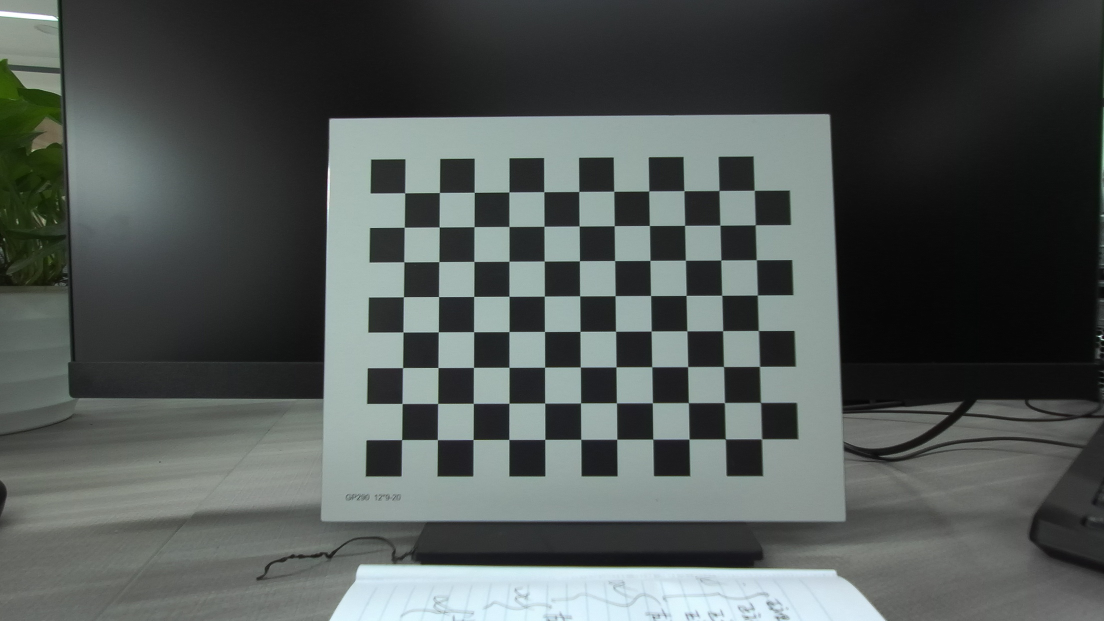
#> input picture Camera_calibration/image/right/img0.jpg, 2208 x 1242 px (shown at 1/2 size); its folder holds 5 pictures in this run
$ python camera_calibration_RGB.py
#> lines starting #> are read from the running program, lines starting #| are printed output that depends on the picture; after the words box and inside, x2 and y2 are one past the last pixel; in counts of white or black regions, pixels touching at a corner belong together
### Camera_calibration/calibration_helper.py
# -*- coding: utf-8 -*-
"""
Calibrate the Camera with Zhang Zhengyou Method.
"""

import os
import glob

import cv2
import numpy as np


class Calibrator(object):
    def __init__(self, img_dir, shape_inner_corner, size_grid, visualization=True):
        """
        --parameters--
        img_dir: the directory that save images for calibration, str
        shape_inner_corner: the shape of inner corner, Array of int, (h, w)
        size_grid: the real size of a grid in calibrator, float
        visualization: whether visualization, bool
        """
#> called with img_dir = './image/right', shape_inner_corner = (11, 8), size_grid = 0.02, visualization = True
        self.img_dir = img_dir
        self.shape_inner_corner = shape_inner_corner
        self.size_grid = size_grid
        self.visualization = visualization
        self.mat_intri = None # intrinsic matrix
        self.coff_dis = None # cofficients of distortion

        # create the conner in world space
        w, h = shape_inner_corner
        # cp_int: corner point in int form, save the coordinate of corner points in world sapce in 'int' form
        # like (0,0,0), (1,0,0), (2,0,0) ...., (10,7,0)
        cp_int = np.zeros((w * h, 3), np.float32)
        cp_int[:,:2] = np.mgrid[0:w,0:h].T.reshape(-1,2)
        # cp_world: corner point in world space, save the coordinate of corner points in world space
        self.cp_world = cp_int * size_grid

        # images
        self.img_paths = []
        for extension in ["jpg", "png", "jpeg"]:
            self.img_paths += glob.glob(os.path.join(img_dir, "*.{}".format(extension)))
#> pass 2 of the loop in __init__, `for extension in ["jpg", "png", "jpeg"]:`:
#> pass 3 of the loop in __init__, `for extension in ["jpg", "png", "jpeg"]:`:
        assert len(self.img_paths), "No images for calibration found!"


    def calibrate_camera(self):
        w, h = self.shape_inner_corner
        # criteria: only for subpix calibration, which is not used here
        # criteria = (cv2.TERM_CRITERIA_EPS + cv2.TERM_CRITERIA_MAX_ITER, 30, 0.001)
        points_world = [] # the points in world space
        points_pixel = [] # the points in pixel space (relevant to points_world)
        for img_path in self.img_paths:
            img = cv2.imread(img_path)
#> img is the input picture: shape (1242, 2208, 3); mean B, G, R 84.8, 86.8, 80.6
            gray_img = cv2.cvtColor(img, cv2.COLOR_BGR2GRAY)
            # find the corners, cp_img: corner points in pixel space
            ret, cp_img = cv2.findChessboardCorners(gray_img, (w, h), None)
#> ret = True; cp_img = 88 rows, first 8: [809.8, 386.7], [879.3, 385.4], [949, 385.3], [1018.4, 384.3], [1088.3, 384.5], [1158.3, 383.6], [1228.3, 383], [1298.3, 382.4]
            # if ret is True, save
            if ret:
                # cv2.cornerSubPix(gray_img, cp_img, (11,11), (-1,-1), criteria)
                points_world.append(self.cp_world)
                points_pixel.append(cp_img)
                # view the corners
                if self.visualization:
                    cv2.drawChessboardCorners(img, (w, h), cp_img, ret)
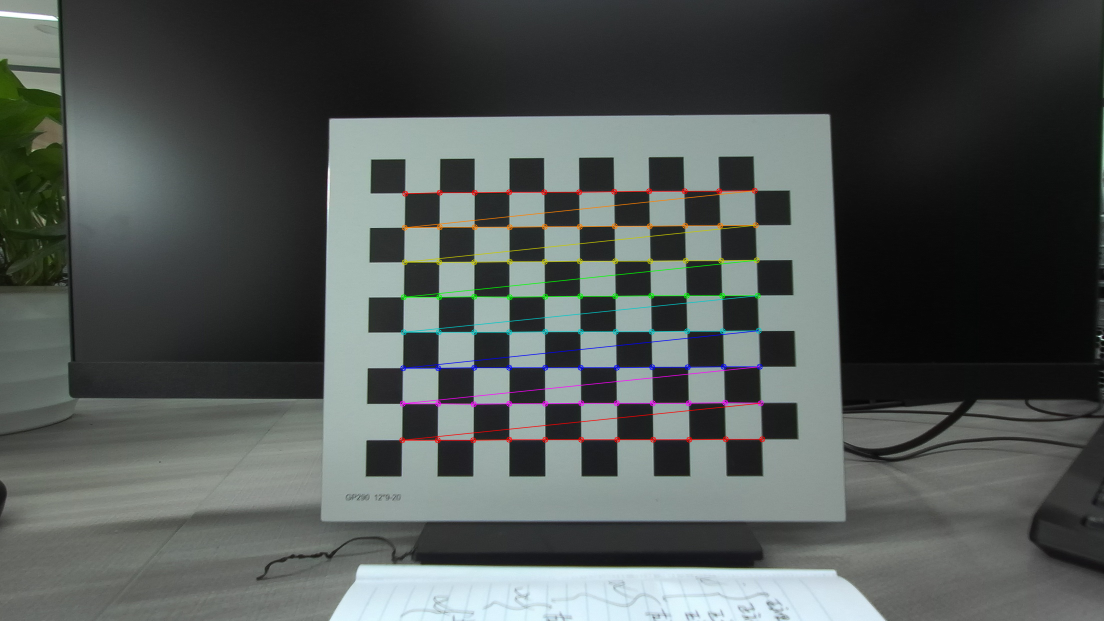
#> img: shape (1242, 2208, 3) (shown at 1/2 size); 1.42% of pixels changed, all inside (x1, y1, x2, y2) = (798, 375, 1531, 887)
                    cv2.imshow('FoundCorners', img)
                    cv2.waitKey(500)
#> pass 2 of the loop in calibrate_camera, `for img_path in self.img_paths:`:
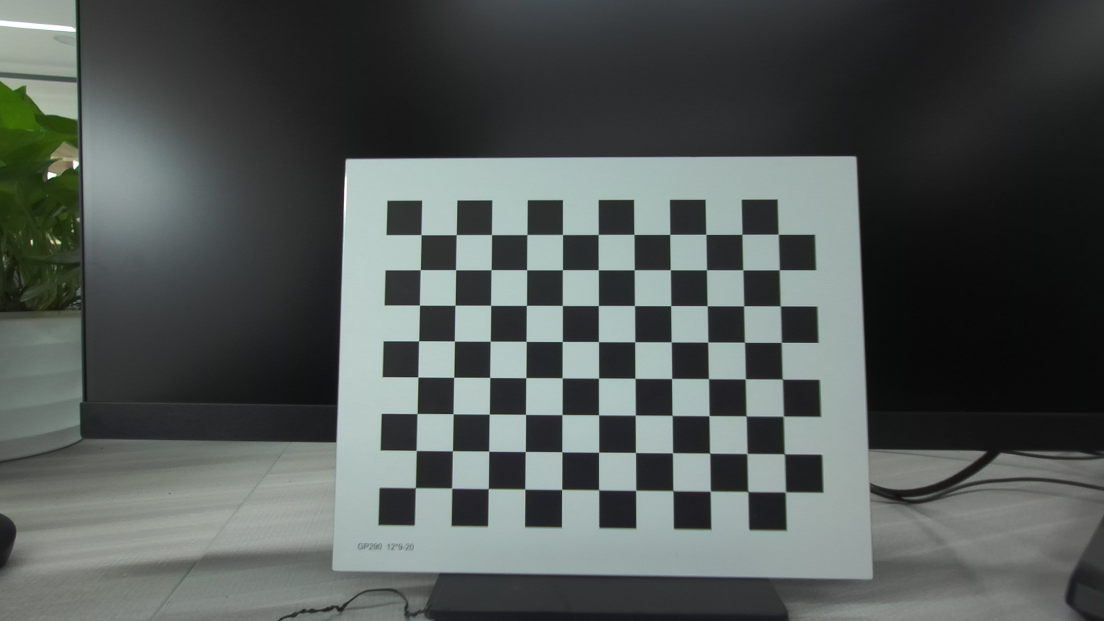
#> input picture Camera_calibration/image/right/img1.jpg, 2208 x 1242 px (shown at 1/2 size)
#> in calibrate_camera, img is the input picture: shape (1242, 2208, 3); mean B, G, R 85.9, 88, 82
#> cp_img = 88 rows, first 8: [842.8, 470], [913.3, 469.6], [983.7, 469.8], [1054.1, 470], [1125.5, 469.7], [1196.6, 469.5], [1268.3, 469.4], [1340.1, 469.5]
#> in calibrate_camera, `cv2.drawChessboardCorners(img, (w, h), cp_img, ret)`:
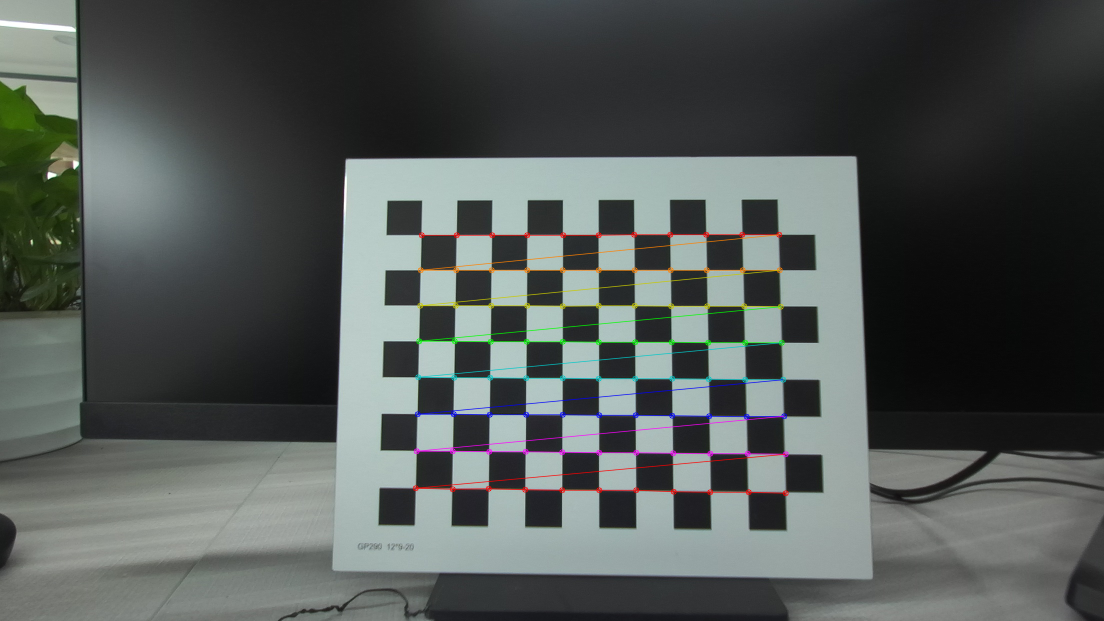
#> img: shape (1242, 2208, 3) (shown at 1/2 size); 1.45% of pixels changed, all inside (x1, y1, x2, y2) = (825, 463, 1578, 993)
#> pass 3 of the loop in calibrate_camera, `for img_path in self.img_paths:`:
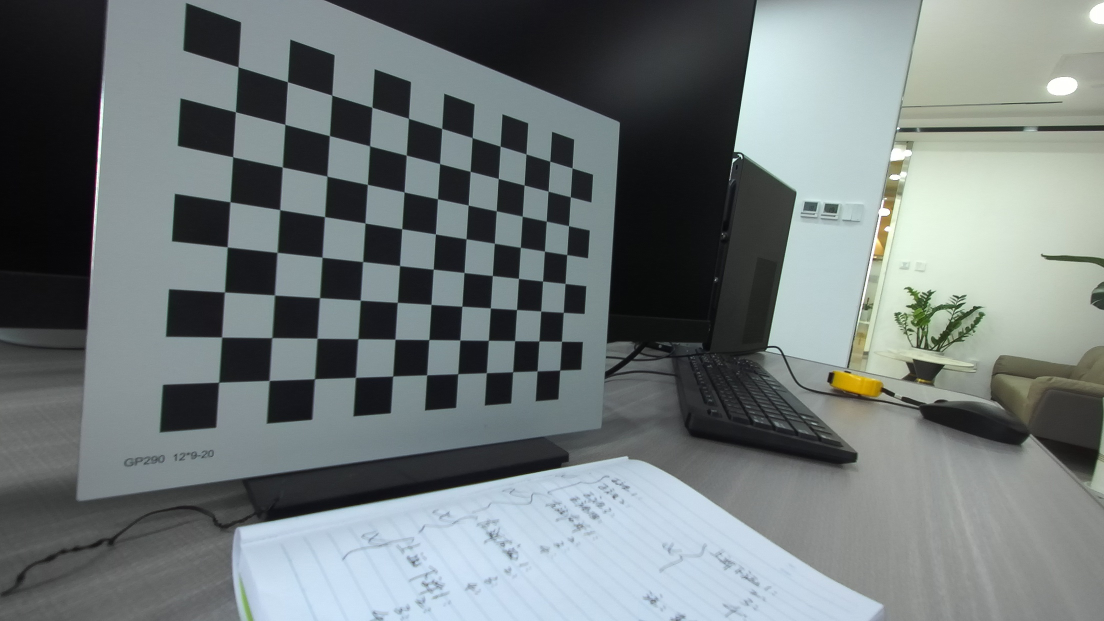
#> input picture Camera_calibration/image/right/img10.jpg, 2208 x 1242 px (shown at 1/2 size)
#> in calibrate_camera, img is the input picture: shape (1242, 2208, 3); mean B, G, R 121.6, 121.2, 113.2
#> in calibrate_camera, `gray_img = cv2.cvtColor(img, cv2.COLOR_BGR2GRAY)`:
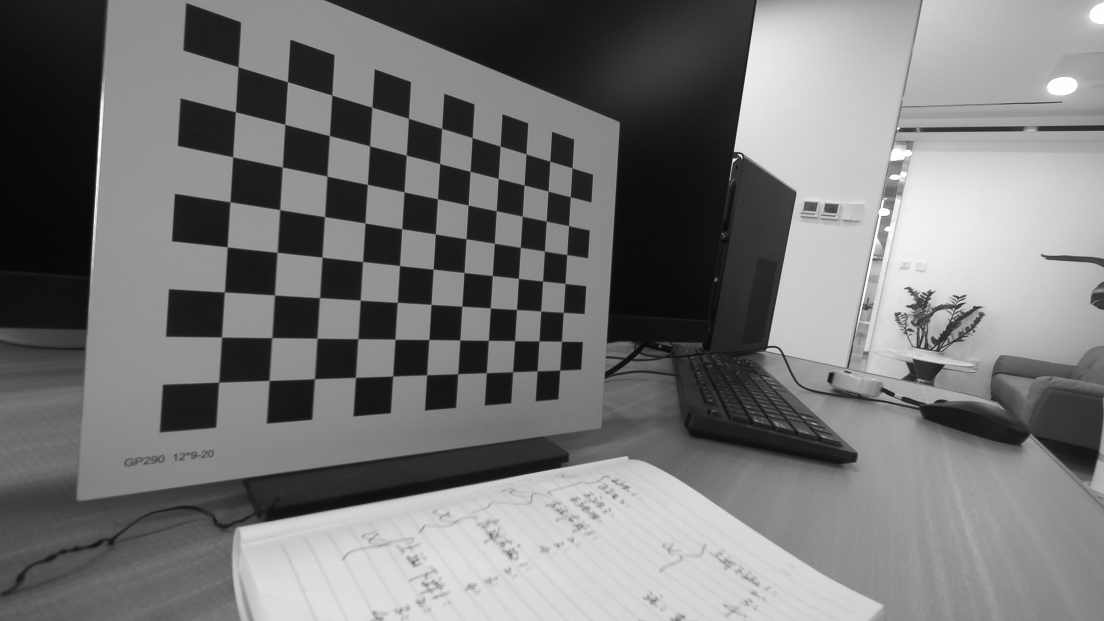
#> gray_img: shape (1242, 2208) (shown at 1/2 size); min 3, max 255, mean 118.8
#> cp_img = 88 rows, first 8: [476.3, 134.5], [574.7, 163.8], [664, 191], [745.3, 215.8], [818.1, 237], [884.4, 257.9], [945.3, 274.5], [1000.6, 292.8]
#> in calibrate_camera, `cv2.drawChessboardCorners(img, (w, h), cp_img, ret)`:
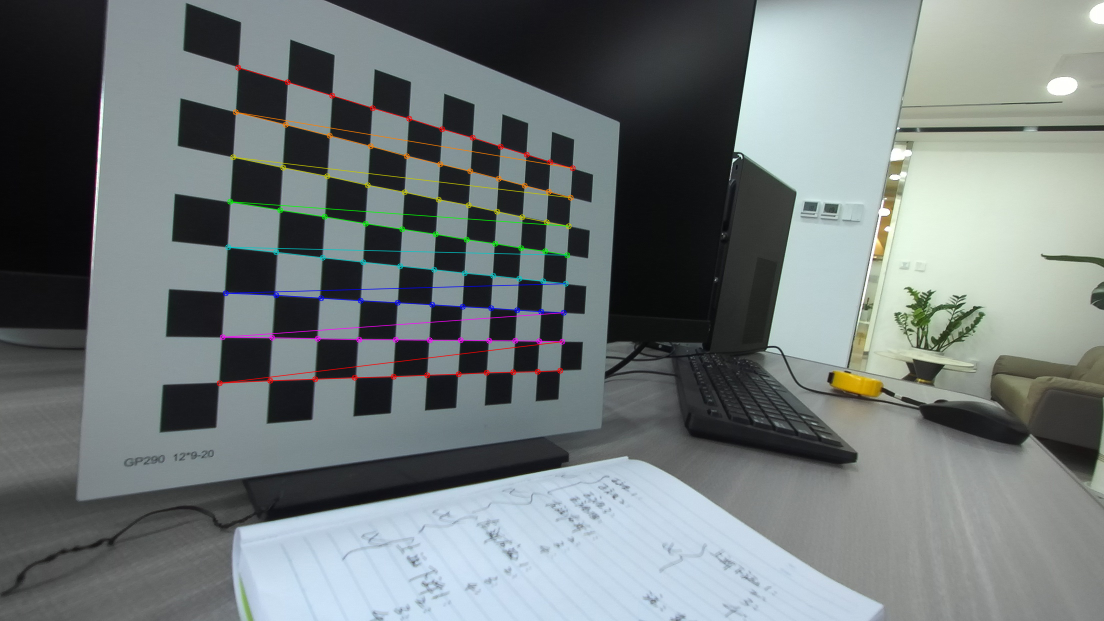
#> img: shape (1242, 2208, 3) (shown at 1/2 size); 1.36% of pixels changed, all inside (x1, y1, x2, y2) = (433, 129, 1152, 773)
#> the loop made 5 passes; the first 3 are shown

        # calibrate the camera
        ret, mat_intri, coff_dis, v_rot, v_trans = cv2.calibrateCamera(points_world, points_pixel, gray_img.shape[::-1], None, None)
        print ("ret: {}".format(ret))
        print ("intrinsic matrix: \n {}".format(mat_intri))
        # in the form of (k_1, k_2, p_1, p_2, k_3)
        print ("distortion cofficients: \n {}".format(coff_dis))
        print ("rotation vectors: \n {}".format(v_rot))
        print ("translation vectors: \n {}".format(v_trans))

        # calculate the error of reproject
        total_error = 0
        for i in range(len(points_world)):
            points_pixel_repro, _ = cv2.projectPoints(points_world[i], v_rot[i], v_trans[i], mat_intri, coff_dis)
            error = cv2.norm(points_pixel[i], points_pixel_repro, cv2.NORM_L2) / len(points_pixel_repro)
            total_error += error
        print("Average error of reproject: {}".format(total_error / len(points_world)))

        self.mat_intri = mat_intri
        self.coff_dis = coff_dis
        return mat_intri, coff_dis


    # [17 lines left out: function dedistortion, not called in this run]

### Camera_calibration/camera_calibration_RGB.py
# -*- coding: utf-8 -*-
"""
Calibrate the Camera with Zhang Zhengyou Method.
image with distortion
"""

import os

from calibration_helper import Calibrator
import pyzed.sl as sl
import cv2
import numpy as np


def main():
    img_dir = "./image/right"
    shape_inner_corner = (11, 8)
    size_grid = 0.02
    # create calibrator
    calibrator = Calibrator(img_dir, shape_inner_corner, size_grid)
    # calibrate the camera
    mat_intri, coff_dis = calibrator.calibrate_camera()


    #
    #
    image = cv2.imread('./image/right/img14.jpg')
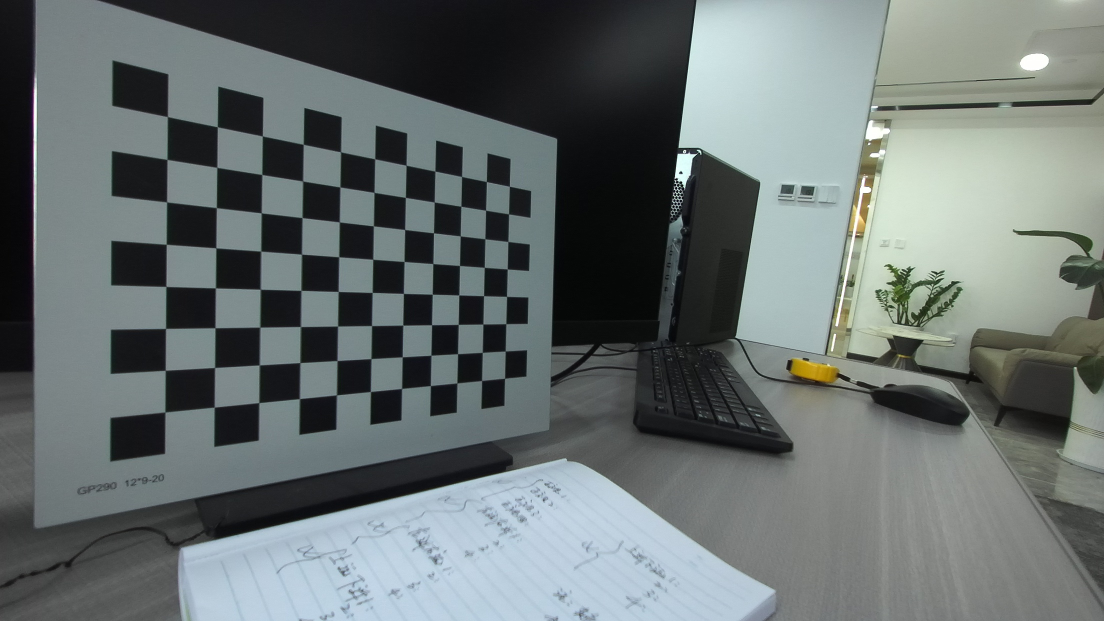
#> input picture Camera_calibration/image/right/img14.jpg, 2208 x 1242 px (shown at 1/2 size)
#> image is the input picture: shape (1242, 2208, 3); mean B, G, R 112, 112.7, 104.7
    height, width = image.shape[:2]
#> height = 1242; width = 2208
    newcameramtx, roi = cv2.getOptimalNewCameraMatrix(mat_intri, coff_dis, (width, height), 1, (width, height))
    image_un = cv2.undistort(image, mat_intri, coff_dis, None, newcameramtx)
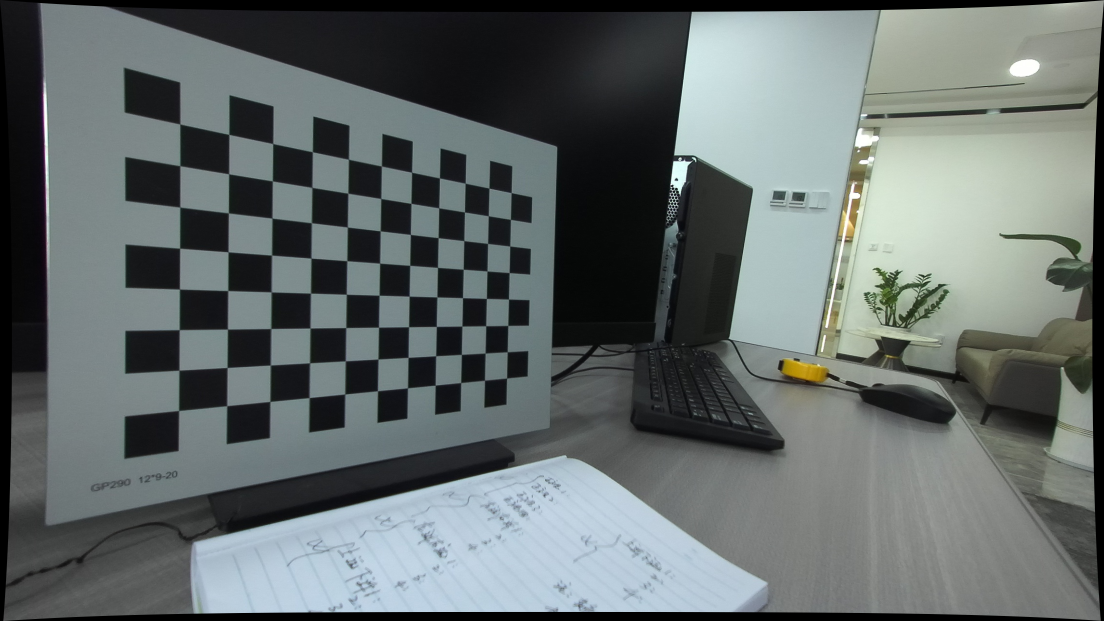
#> image_un: shape (1242, 2208, 3) (shown at 1/2 size); mean B, G, R 107.2, 107.9, 100.3
    while True:
        cv2.imshow('undistorted image', image_un)
        if cv2.waitKey(25) & 0xFF == ord('q'):
#> (key q is pressed here)
            cv2.destroyAllWindows()
            break


if __name__ == '__main__':
    main()
